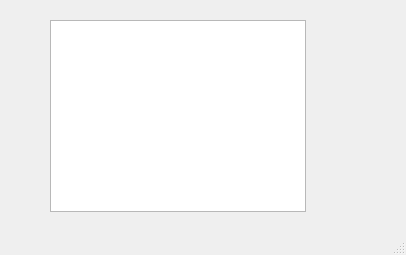
<?xml version="1.0" encoding="UTF-8"?>
<ui version="4.0">
 <class>MainWindow</class>
 <widget class="QMainWindow" name="MainWindow">
  <property name="geometry">
   <rect>
    <x>0</x>
    <y>0</y>
    <width>406</width>
    <height>255</height>
   </rect>
  </property>
  <property name="windowTitle">
   <string>MainWindow</string>
  </property>
  <widget class="QWidget" name="centralwidget">
   <widget class="QListView" name="mylV1">
    <property name="geometry">
     <rect>
      <x>50</x>
      <y>20</y>
      <width>256</width>
      <height>192</height>
     </rect>
    </property>
   </widget>
  </widget>
  <widget class="QStatusBar" name="statusbar"/>
 </widget>
 <resources/>
 <connections/>
</ui>
